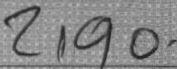
#> input picture images/gray/car_1.png, 177 x 69 px
$ python example_4.py   (older library calls are emulated)
#> lines starting #> are read from the running program, lines starting #| are printed output that depends on the picture; after the words box and inside, x2 and y2 are one past the last pixel; in counts of white or black regions, pixels touching at a corner belong together
### pai_basis/pai_io.py
'''
Created on Aug 1, 2019

@author: jsaavedr
io functions
'''
import skimage.io as skio
import numpy as np
import basis

def imread(filename, as_gray = False):
#> called with filename = '../images/gray/car_1.png', as_gray = False
    image = skio.imread(filename, as_gray = as_gray)
#> image is the input picture: shape (69, 177, 3); min 29, max 191, mean 135.1
    if image.dtype == np.float64 :
        image = basis.to_uint8(image)
    return image

### pai_basis/basis.py
'''
pai_basic.basis module
A set of basic functions to operate on gray-scale images
@author: jsaavedr
'''
import numpy as np
import scipy.ndimage.filters as nd_filters

#get histogram of an image
# [6 lines left out: function get_histogram, not called in this run]
#----------------------------------------------
def threshold(gray_im, th):
    bin_im = np.zeros(gray_im.shape, np.uint8)
    bin_im[gray_im>=th]=1
    return bin_im
#----------------------------------------------
#compute accum
# [86 lines left out: functions get_accum, get_threshold_otsu, equalize_image, get_gaussian2d, constrast_stretching, to_uint8 and 2 more, not called in this run]

### pai_basis/example_4.py
'''
Created on Aug 1, 2019

@author: jsaavedr
Thresholding
'''

import matplotlib.pyplot as plt
import basis
import pai_io

if __name__ == '__main__' :
    filename ='../images/gray/car_1.png'
    image=pai_io.imread(filename)
    th = image.max() * 0.5
#> th = 95.5
    print('th = {}'.format(th))
#| th = 95.5
    bin_image = 1 - basis.threshold(image, th)
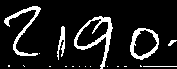
#> bin_image: shape (69, 177, 3); values 0 (black) and 1 (white), 11.5% white; 19 white regions (13 under 20 px), largest, box (x1, y1, x2, y2) and area: (74, 16, 113, 69) 498, (4, 6, 41, 56) 372, (130, 28, 159, 60) 311, (57, 26, 65, 60) 132, (143, 66, 177, 67) 34, (168, 40, 177, 46) 27
    fig, xs = plt.subplots(1,2)
    for i in range(2):
        xs[i].set_axis_off()
    xs[0].imshow(image, cmap = 'gray', vmin =0 , vmax=255)
    xs[0].set_title('Original')
    xs[1].imshow(bin_image*255, cmap = 'gray', vmin = 0, vmax = 255)
    xs[1].set_title('Thresholded image')
    plt.show()
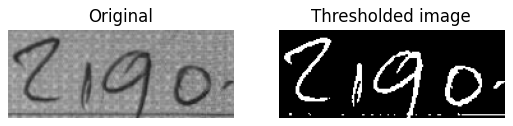
#> figure drawn by matplotlib, 2 panels

$ run again, with images/gray/car_2.png copied over images/gray/car_1.png
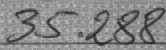
#> input picture images/gray/car_2.png, 166 x 50 px
#> in imread, image is the input picture: shape (50, 166, 3); min 33, max 197, mean 135
#> th = 98.5
#| th = 98.5
#> `bin_image = 1 - basis.threshold(image, th)`:
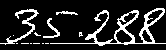
#> bin_image: shape (50, 166, 3); values 0 (black) and 1 (white), 15.3% white in thin lines or dots, all inside (x1, y1, x2, y2) = (0, 8, 166, 46)
#> `plt.show()`:
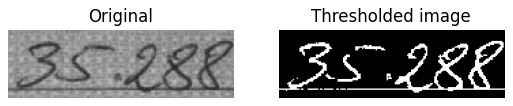
#> figure drawn by matplotlib, 2 panels

$ run again, with images/gray/car_3.png copied over images/gray/car_1.png
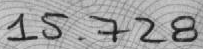
#> input picture images/gray/car_3.png, 203 x 49 px
#> in imread, image is the input picture: shape (49, 203, 3); min 15, max 210, mean 160.3
#> th = 105
#| th = 105.0
#> `bin_image = 1 - basis.threshold(image, th)`:
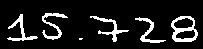
#> bin_image: shape (49, 203, 3); values 0 (black) and 1 (white), 11.3% white; 6 white regions (1 under 20 px), largest, box (x1, y1, x2, y2) and area: (171, 16, 198, 42) 306, (42, 13, 68, 40) 212, (90, 16, 129, 42) 206, (7, 14, 38, 41) 204, (135, 17, 166, 43) 185
#> `plt.show()`:
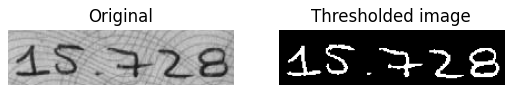
#> figure drawn by matplotlib, 2 panels
